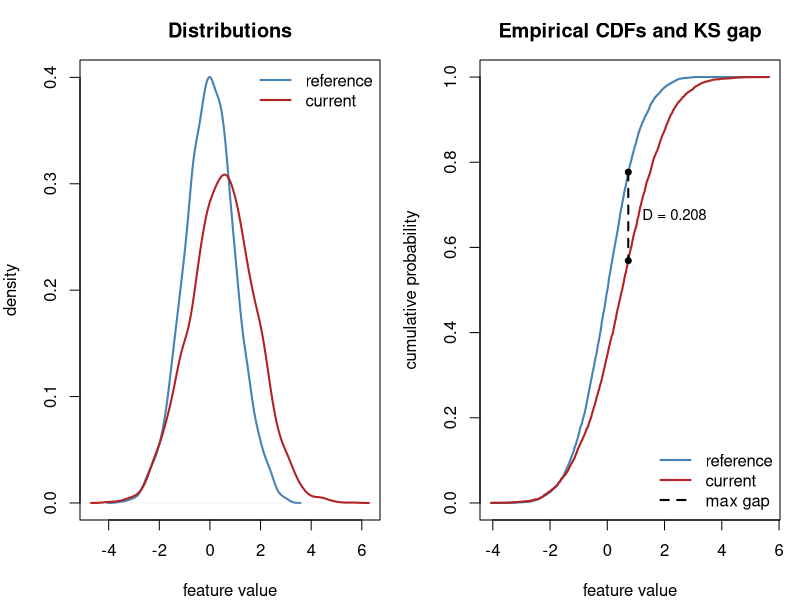
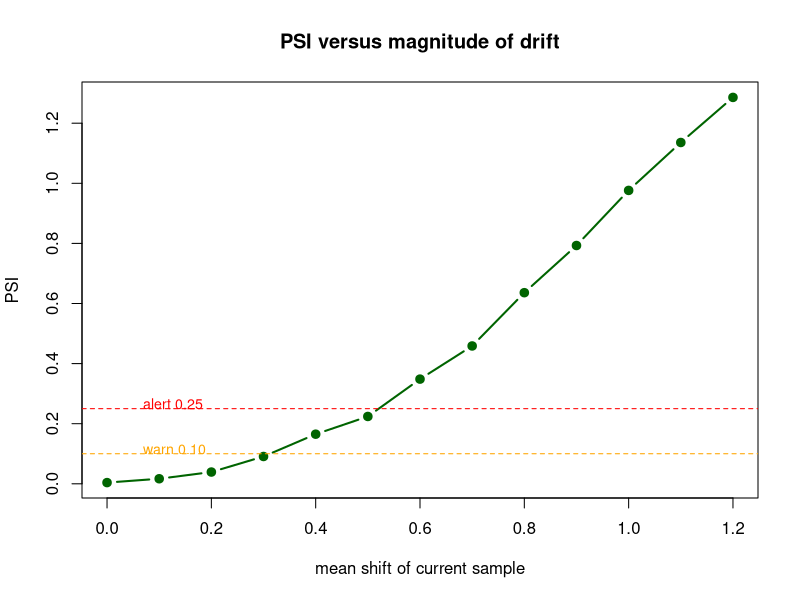

Generate these figures, in order, with R:
## ---- chunk 1
#| include: false
suppressPackageStartupMessages(library(tidyverse))
## ---- chunk 2
set.seed(20240617)

# Reference sample: the distribution the model was trained/validated on.
# Current sample: production data with a location and scale shift (data drift).
n_ref <- 5000
n_cur <- 5000
reference <- rnorm(n_ref, mean = 0,   sd = 1.0)
current   <- rnorm(n_cur, mean = 0.5, sd = 1.3)
## ---- chunk 3
psi <- function(reference, current, n_bins = 10, eps = 1e-6) {
  # Equal-frequency bins from the REFERENCE distribution.
  qs <- quantile(reference, probs = seq(0, 1, length.out = n_bins + 1),
                 na.rm = TRUE, type = 7)
  breaks <- unique(qs)
  # Open the outer edges so production values beyond the reference range are caught.
  breaks[1] <- -Inf
  breaks[length(breaks)] <- Inf

  ref_counts <- table(cut(reference, breaks = breaks, include.lowest = TRUE))
  cur_counts <- table(cut(current,   breaks = breaks, include.lowest = TRUE))

  p <- as.numeric(ref_counts) / sum(ref_counts)
  q <- as.numeric(cur_counts) / sum(cur_counts)

  # Floor empty bins so the log is finite, then renormalize.
  p <- pmax(p, eps); p <- p / sum(p)
  q <- pmax(q, eps); q <- q / sum(q)

  contrib <- (q - p) * log(q / p)
  list(psi = sum(contrib), per_bin = contrib, p = p, q = q, breaks = breaks)
}

psi_out <- psi(reference, current, n_bins = 10)
round(psi_out$psi, 4)
## ---- chunk 4
ks_statistic <- function(reference, current) {
  pooled <- sort(unique(c(reference, current)))
  Fr <- ecdf(reference)(pooled)   # ECDF of reference at pooled points
  Gc <- ecdf(current)(pooled)     # ECDF of current   at pooled points
  gaps <- abs(Fr - Gc)
  idx  <- which.max(gaps)
  list(D = gaps[idx], at = pooled[idx], Fr = Fr, Gc = Gc, grid = pooled)
}

ks_pvalue_asymp <- function(D, n, m, terms = 100) {
  lambda <- sqrt(n * m / (n + m)) * D
  k <- 1:terms
  2 * sum((-1)^(k - 1) * exp(-2 * k^2 * lambda^2))
}

ks_out <- ks_statistic(reference, current)
D      <- ks_out$D
crit05 <- 1.36 * sqrt((n_ref + n_cur) / (n_ref * n_cur))
pval   <- min(1, max(0, ks_pvalue_asymp(D, n_ref, n_cur)))

c(D = round(D, 4), crit_0.05 = round(crit05, 4), p_value = signif(pval, 3))
## ---- chunk 5
flag_drift <- function(psi_value, D, n, m,
                       psi_warn = 0.10, psi_alert = 0.25, alpha = 0.05) {
  psi_status <- if (psi_value >= psi_alert) "ALERT" else
                if (psi_value >= psi_warn)  "WARN"  else "OK"
  crit <- 1.36 * sqrt((n + m) / (n * m))   # 1.36 is c(0.05)
  ks_status <- if (D > crit) "REJECT same-distribution" else "no evidence of shift"
  data.frame(
    metric = c("PSI", "KS"),
    value  = c(round(psi_value, 4), round(D, 4)),
    threshold = c(paste0("warn ", psi_warn, " / alert ", psi_alert),
                  paste0("crit ", round(crit, 4), " @ alpha=", alpha)),
    status = c(psi_status, ks_status),
    stringsAsFactors = FALSE
  )
}

flag_drift(psi_out$psi, D, n_ref, n_cur)
## ---- chunk 6
op <- par(mfrow = c(1, 2), mar = c(4, 4, 3, 1))

# Panel 1: densities
dref <- density(reference)
dcur <- density(current)
plot(dref, col = "steelblue", lwd = 2, main = "Distributions",
     xlab = "feature value", ylab = "density",
     xlim = range(dref$x, dcur$x), ylim = range(0, dref$y, dcur$y))
lines(dcur, col = "firebrick", lwd = 2)
legend("topright", legend = c("reference", "current"),
       col = c("steelblue", "firebrick"), lwd = 2, bty = "n")

# Panel 2: ECDFs and the KS gap
plot(ks_out$grid, ks_out$Fr, type = "l", col = "steelblue", lwd = 2,
     main = "Empirical CDFs and KS gap",
     xlab = "feature value", ylab = "cumulative probability", ylim = c(0, 1))
lines(ks_out$grid, ks_out$Gc, col = "firebrick", lwd = 2)
x_at <- ks_out$at
y_lo <- ecdf(reference)(x_at); y_hi <- ecdf(current)(x_at)
segments(x_at, y_lo, x_at, y_hi, col = "black", lwd = 2, lty = 2)
points(c(x_at, x_at), c(y_lo, y_hi), pch = 19, cex = 0.8)
text(x_at, mean(c(y_lo, y_hi)),
     labels = paste0(" D = ", round(D, 3)), pos = 4, cex = 0.9)
legend("bottomright", legend = c("reference", "current", "max gap"),
       col = c("steelblue", "firebrick", "black"),
       lwd = 2, lty = c(1, 1, 2), bty = "n")

par(op)
## ---- chunk 7
shifts <- seq(0, 1.2, by = 0.1)
psi_curve <- sapply(shifts, function(s) {
  cur_s <- rnorm(n_cur, mean = s, sd = 1.0)   # pure location shift
  psi(reference, cur_s, n_bins = 10)$psi
})

plot(shifts, psi_curve, type = "b", pch = 19, col = "darkgreen", lwd = 2,
     xlab = "mean shift of current sample", ylab = "PSI",
     main = "PSI versus magnitude of drift")
abline(h = 0.10, lty = 2, col = "orange")
abline(h = 0.25, lty = 2, col = "red")
text(0.05, 0.11, "warn 0.10", pos = 4, col = "orange", cex = 0.85)
text(0.05, 0.26, "alert 0.25", pos = 4, col = "red", cex = 0.85)
